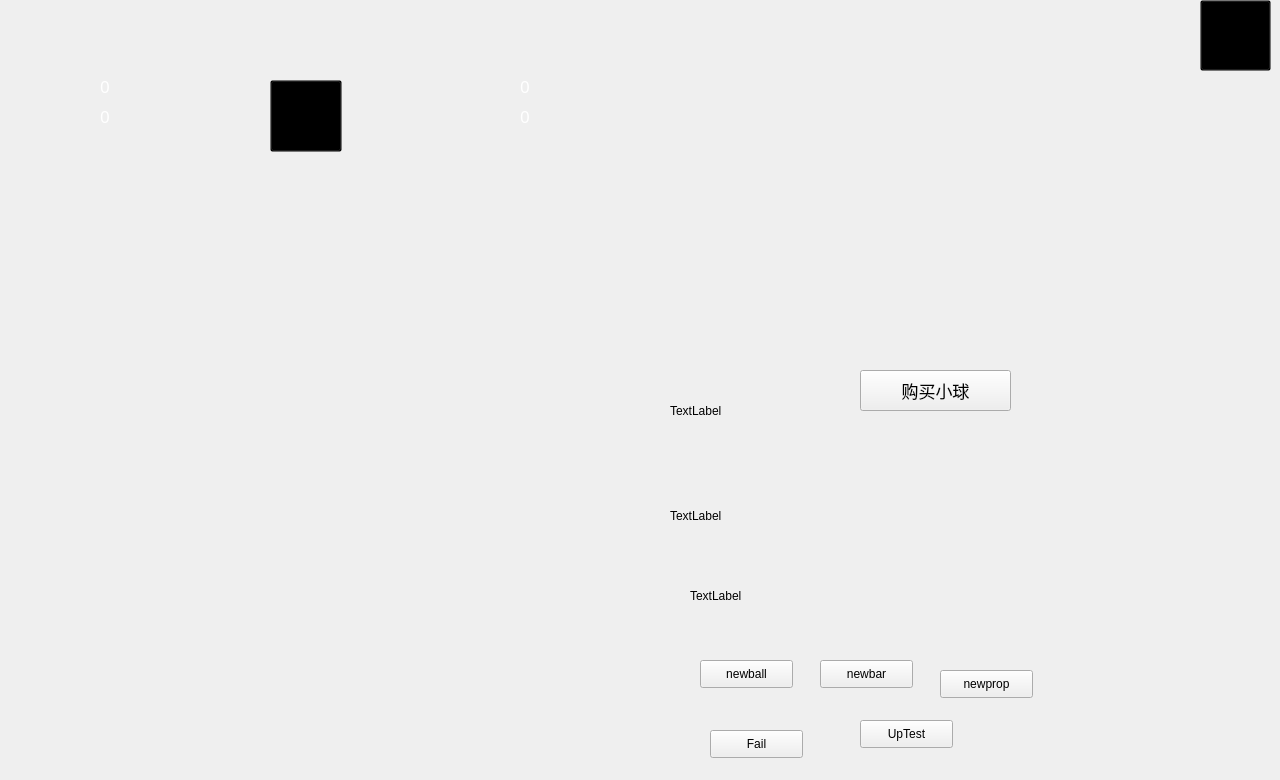
<?xml version="1.0" encoding="UTF-8"?>
<ui version="4.0">
 <class>Game</class>
 <widget class="QMainWindow" name="Game">
  <property name="geometry">
   <rect>
    <x>0</x>
    <y>0</y>
    <width>1280</width>
    <height>780</height>
   </rect>
  </property>
  <property name="windowTitle">
   <string>Game</string>
  </property>
  <property name="windowIcon">
   <iconset resource="pic.qrc">
    <normaloff>:/pic/ball</normaloff>:/pic/ball</iconset>
  </property>
  <widget class="QWidget" name="centralwidget">
   <widget class="QPushButton" name="TestFailure">
    <property name="geometry">
     <rect>
      <x>710</x>
      <y>730</y>
      <width>93</width>
      <height>28</height>
     </rect>
    </property>
    <property name="text">
     <string>Fail</string>
    </property>
   </widget>
   <widget class="QPushButton" name="pushButton">
    <property name="geometry">
     <rect>
      <x>270</x>
      <y>80</y>
      <width>72</width>
      <height>72</height>
     </rect>
    </property>
    <property name="styleSheet">
     <string notr="true">background: transparent</string>
    </property>
    <property name="text">
     <string/>
    </property>
    <property name="icon">
     <iconset resource="pic.qrc">
      <normaloff>:/pic/shtr</normaloff>:/pic/shtr</iconset>
    </property>
    <property name="iconSize">
     <size>
      <width>72</width>
      <height>72</height>
     </size>
    </property>
   </widget>
   <widget class="QLabel" name="label">
    <property name="geometry">
     <rect>
      <x>670</x>
      <y>380</y>
      <width>201</width>
      <height>61</height>
     </rect>
    </property>
    <property name="text">
     <string>TextLabel</string>
    </property>
   </widget>
   <widget class="QLabel" name="label_3">
    <property name="geometry">
     <rect>
      <x>670</x>
      <y>480</y>
      <width>591</width>
      <height>71</height>
     </rect>
    </property>
    <property name="text">
     <string>TextLabel</string>
    </property>
   </widget>
   <widget class="QLabel" name="label_2">
    <property name="geometry">
     <rect>
      <x>690</x>
      <y>570</y>
      <width>411</width>
      <height>51</height>
     </rect>
    </property>
    <property name="text">
     <string>TextLabel</string>
    </property>
   </widget>
   <widget class="QPushButton" name="pushButton_2">
    <property name="geometry">
     <rect>
      <x>700</x>
      <y>660</y>
      <width>93</width>
      <height>28</height>
     </rect>
    </property>
    <property name="text">
     <string>newball</string>
    </property>
   </widget>
   <widget class="QPushButton" name="pushButton_3">
    <property name="geometry">
     <rect>
      <x>820</x>
      <y>660</y>
      <width>93</width>
      <height>28</height>
     </rect>
    </property>
    <property name="text">
     <string>newbar</string>
    </property>
   </widget>
   <widget class="QPushButton" name="pushButton_4">
    <property name="geometry">
     <rect>
      <x>940</x>
      <y>670</y>
      <width>93</width>
      <height>28</height>
     </rect>
    </property>
    <property name="text">
     <string>newprop</string>
    </property>
   </widget>
   <widget class="QLabel" name="Coin">
    <property name="geometry">
     <rect>
      <x>100</x>
      <y>70</y>
      <width>71</width>
      <height>31</height>
     </rect>
    </property>
    <property name="palette">
     <palette>
      <active>
       <colorrole role="WindowText">
        <brush brushstyle="SolidPattern">
         <color alpha="255">
          <red>255</red>
          <green>255</green>
          <blue>255</blue>
         </color>
        </brush>
       </colorrole>
       <colorrole role="PlaceholderText">
        <brush brushstyle="SolidPattern">
         <color alpha="128">
          <red>0</red>
          <green>0</green>
          <blue>0</blue>
         </color>
        </brush>
       </colorrole>
      </active>
      <inactive>
       <colorrole role="WindowText">
        <brush brushstyle="SolidPattern">
         <color alpha="255">
          <red>255</red>
          <green>255</green>
          <blue>255</blue>
         </color>
        </brush>
       </colorrole>
       <colorrole role="PlaceholderText">
        <brush brushstyle="SolidPattern">
         <color alpha="128">
          <red>0</red>
          <green>0</green>
          <blue>0</blue>
         </color>
        </brush>
       </colorrole>
      </inactive>
      <disabled>
       <colorrole role="WindowText">
        <brush brushstyle="SolidPattern">
         <color alpha="255">
          <red>120</red>
          <green>120</green>
          <blue>120</blue>
         </color>
        </brush>
       </colorrole>
       <colorrole role="PlaceholderText">
        <brush brushstyle="SolidPattern">
         <color alpha="128">
          <red>0</red>
          <green>0</green>
          <blue>0</blue>
         </color>
        </brush>
       </colorrole>
      </disabled>
     </palette>
    </property>
    <property name="font">
     <font>
      <family>微软雅黑</family>
      <pointsize>13</pointsize>
     </font>
    </property>
    <property name="text">
     <string>0</string>
    </property>
   </widget>
   <widget class="QLabel" name="Score">
    <property name="geometry">
     <rect>
      <x>100</x>
      <y>100</y>
      <width>71</width>
      <height>31</height>
     </rect>
    </property>
    <property name="palette">
     <palette>
      <active>
       <colorrole role="WindowText">
        <brush brushstyle="SolidPattern">
         <color alpha="255">
          <red>255</red>
          <green>255</green>
          <blue>255</blue>
         </color>
        </brush>
       </colorrole>
       <colorrole role="PlaceholderText">
        <brush brushstyle="SolidPattern">
         <color alpha="128">
          <red>0</red>
          <green>0</green>
          <blue>0</blue>
         </color>
        </brush>
       </colorrole>
      </active>
      <inactive>
       <colorrole role="WindowText">
        <brush brushstyle="SolidPattern">
         <color alpha="255">
          <red>255</red>
          <green>255</green>
          <blue>255</blue>
         </color>
        </brush>
       </colorrole>
       <colorrole role="PlaceholderText">
        <brush brushstyle="SolidPattern">
         <color alpha="128">
          <red>0</red>
          <green>0</green>
          <blue>0</blue>
         </color>
        </brush>
       </colorrole>
      </inactive>
      <disabled>
       <colorrole role="WindowText">
        <brush brushstyle="SolidPattern">
         <color alpha="255">
          <red>120</red>
          <green>120</green>
          <blue>120</blue>
         </color>
        </brush>
       </colorrole>
       <colorrole role="PlaceholderText">
        <brush brushstyle="SolidPattern">
         <color alpha="128">
          <red>0</red>
          <green>0</green>
          <blue>0</blue>
         </color>
        </brush>
       </colorrole>
      </disabled>
     </palette>
    </property>
    <property name="font">
     <font>
      <family>微软雅黑</family>
      <pointsize>13</pointsize>
     </font>
    </property>
    <property name="text">
     <string>0</string>
    </property>
   </widget>
   <widget class="QLabel" name="BigNum">
    <property name="geometry">
     <rect>
      <x>520</x>
      <y>100</y>
      <width>31</width>
      <height>31</height>
     </rect>
    </property>
    <property name="palette">
     <palette>
      <active>
       <colorrole role="WindowText">
        <brush brushstyle="SolidPattern">
         <color alpha="255">
          <red>255</red>
          <green>255</green>
          <blue>255</blue>
         </color>
        </brush>
       </colorrole>
       <colorrole role="PlaceholderText">
        <brush brushstyle="SolidPattern">
         <color alpha="128">
          <red>0</red>
          <green>0</green>
          <blue>0</blue>
         </color>
        </brush>
       </colorrole>
      </active>
      <inactive>
       <colorrole role="WindowText">
        <brush brushstyle="SolidPattern">
         <color alpha="255">
          <red>255</red>
          <green>255</green>
          <blue>255</blue>
         </color>
        </brush>
       </colorrole>
       <colorrole role="PlaceholderText">
        <brush brushstyle="SolidPattern">
         <color alpha="128">
          <red>0</red>
          <green>0</green>
          <blue>0</blue>
         </color>
        </brush>
       </colorrole>
      </inactive>
      <disabled>
       <colorrole role="WindowText">
        <brush brushstyle="SolidPattern">
         <color alpha="255">
          <red>120</red>
          <green>120</green>
          <blue>120</blue>
         </color>
        </brush>
       </colorrole>
       <colorrole role="PlaceholderText">
        <brush brushstyle="SolidPattern">
         <color alpha="128">
          <red>0</red>
          <green>0</green>
          <blue>0</blue>
         </color>
        </brush>
       </colorrole>
      </disabled>
     </palette>
    </property>
    <property name="font">
     <font>
      <family>微软雅黑</family>
      <pointsize>13</pointsize>
     </font>
    </property>
    <property name="text">
     <string>0</string>
    </property>
   </widget>
   <widget class="QLabel" name="SmallNum">
    <property name="geometry">
     <rect>
      <x>520</x>
      <y>70</y>
      <width>31</width>
      <height>31</height>
     </rect>
    </property>
    <property name="palette">
     <palette>
      <active>
       <colorrole role="WindowText">
        <brush brushstyle="SolidPattern">
         <color alpha="255">
          <red>255</red>
          <green>255</green>
          <blue>255</blue>
         </color>
        </brush>
       </colorrole>
       <colorrole role="PlaceholderText">
        <brush brushstyle="SolidPattern">
         <color alpha="128">
          <red>0</red>
          <green>0</green>
          <blue>0</blue>
         </color>
        </brush>
       </colorrole>
      </active>
      <inactive>
       <colorrole role="WindowText">
        <brush brushstyle="SolidPattern">
         <color alpha="255">
          <red>255</red>
          <green>255</green>
          <blue>255</blue>
         </color>
        </brush>
       </colorrole>
       <colorrole role="PlaceholderText">
        <brush brushstyle="SolidPattern">
         <color alpha="128">
          <red>0</red>
          <green>0</green>
          <blue>0</blue>
         </color>
        </brush>
       </colorrole>
      </inactive>
      <disabled>
       <colorrole role="WindowText">
        <brush brushstyle="SolidPattern">
         <color alpha="255">
          <red>120</red>
          <green>120</green>
          <blue>120</blue>
         </color>
        </brush>
       </colorrole>
       <colorrole role="PlaceholderText">
        <brush brushstyle="SolidPattern">
         <color alpha="128">
          <red>0</red>
          <green>0</green>
          <blue>0</blue>
         </color>
        </brush>
       </colorrole>
      </disabled>
     </palette>
    </property>
    <property name="font">
     <font>
      <family>微软雅黑</family>
      <pointsize>13</pointsize>
     </font>
    </property>
    <property name="text">
     <string>0</string>
    </property>
   </widget>
   <widget class="QPushButton" name="pause">
    <property name="geometry">
     <rect>
      <x>1200</x>
      <y>0</y>
      <width>71</width>
      <height>71</height>
     </rect>
    </property>
    <property name="styleSheet">
     <string notr="true">border-image: url(:/pic/pause);
background: transparent;</string>
    </property>
    <property name="text">
     <string/>
    </property>
   </widget>
   <widget class="QPushButton" name="pushButton_5">
    <property name="geometry">
     <rect>
      <x>860</x>
      <y>720</y>
      <width>93</width>
      <height>28</height>
     </rect>
    </property>
    <property name="text">
     <string>UpTest</string>
    </property>
   </widget>
   <widget class="QPushButton" name="Buy">
    <property name="geometry">
     <rect>
      <x>860</x>
      <y>370</y>
      <width>151</width>
      <height>41</height>
     </rect>
    </property>
    <property name="font">
     <font>
      <pointsize>13</pointsize>
     </font>
    </property>
    <property name="styleSheet">
     <string notr="true">border-image: url(:/pic/btn);</string>
    </property>
    <property name="text">
     <string>购买小球</string>
    </property>
   </widget>
   <widget class="QLabel" name="label_4">
    <property name="geometry">
     <rect>
      <x>600</x>
      <y>0</y>
      <width>680</width>
      <height>420</height>
     </rect>
    </property>
    <property name="styleSheet">
     <string notr="true">border-image: url(:/pic/shop);</string>
    </property>
    <property name="text">
     <string/>
    </property>
   </widget>
   <widget class="QLabel" name="label_5">
    <property name="geometry">
     <rect>
      <x>600</x>
      <y>420</y>
      <width>680</width>
      <height>360</height>
     </rect>
    </property>
    <property name="styleSheet">
     <string notr="true">border-image: url(:/pic/items);</string>
    </property>
    <property name="text">
     <string/>
    </property>
   </widget>
   <zorder>label_5</zorder>
   <zorder>label_4</zorder>
   <zorder>TestFailure</zorder>
   <zorder>pushButton</zorder>
   <zorder>label</zorder>
   <zorder>label_3</zorder>
   <zorder>label_2</zorder>
   <zorder>pushButton_2</zorder>
   <zorder>pushButton_3</zorder>
   <zorder>pushButton_4</zorder>
   <zorder>Coin</zorder>
   <zorder>Score</zorder>
   <zorder>BigNum</zorder>
   <zorder>SmallNum</zorder>
   <zorder>pause</zorder>
   <zorder>pushButton_5</zorder>
   <zorder>Buy</zorder>
   <zorder>horizontalSpacer</zorder>
  </widget>
 </widget>
 <resources>
  <include location="pic.qrc"/>
 </resources>
 <connections/>
</ui>
